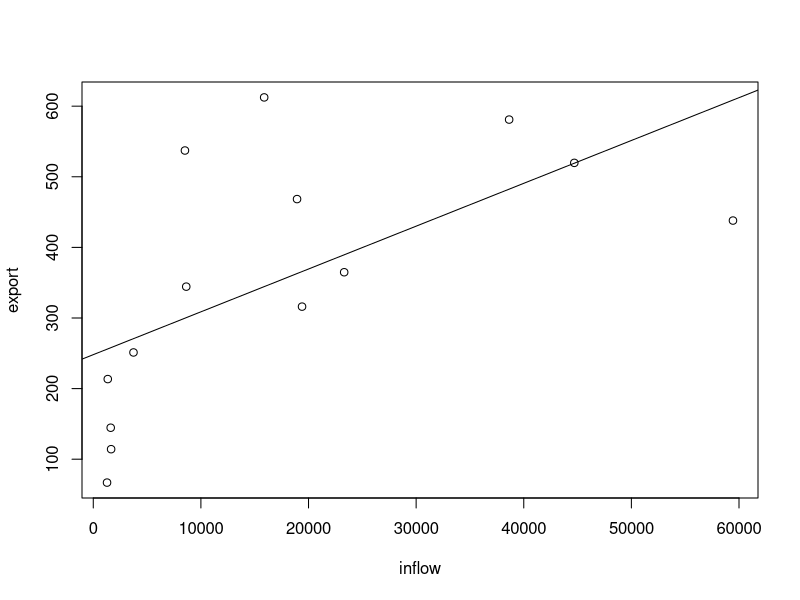

This chart was generated by the following R code:
data <- matrix(
  c(2001,2046,35916,9167.7,90.1,1278.7,15684.7,66.9,202.8,2002,1784,36168,9464.1,115.7,1657.3,14447.7,114.2,234,2003,1780,40430,10397,147,1618.5,17887.4,144.6,331.6,2004,1895,47784,11901.4,175.6,1346.9,24176.6,213.5,435.9,2005,1822,46424,0,210.3,3736.1,18786.6,251.2,592.6,2006,1882,59911,0,335.6,8638.8,18282.4,344.4,1027.2,2007,2167,62941,0,436.8,8517,19250.5,537.2,1351,2008,2721,72015.3,0,866.2,15879.4,30890.4,612.4,1736.5,2009,2679,64703,0,660.9,19398.5,34942.8,316.1,1226.1,2010,2611,60584,0,666.1,23313.3,46726.4,364.8,1520,2011,2586,56721,0,849.2,18934.1,60025.4,468.4,1833.2,2012,2601,58580,0,590.7,38641.6,45333.2,581,2332.4,2013,2767,59966,0,964.5,44696.6,61038.2,519.7,2394,2014,3022,59800,0,727.1,59439.2,64122.6,438,2209.2)
,nrow = 9, ncol = 14, byrow=F)
data

#testing correlation between inflow and export
cor.test(data[5,], data[8,])

#other indicators with export
res <- cor.test(data[2,], data[8,])
res$p.value
res$estimate
res <- cor.test(data[3,], data[8,])
res$p.value
res$estimate
res <- cor.test(data[4,], data[8,])
res$p.value
res$estimate
res <- cor.test(data[5,], data[8,])
res$p.value
res$estimate
res <- cor.test(data[6,], data[8,])
res$p.value
res$estimate
res <- cor.test(data[7,], data[8,])
res$p.value
res$estimate
res <- cor.test(data[9,], data[8,])
res$p.value
res$estimate

#anova difference in means
df <- data.frame(
  indicators = c(data[2,],data[3,],data[4,],data[5,],data[6,],data[7,],data[8,],data[9,])
  ,levels = gl(8, 14, 8*14)
)
summary(aov(indicators~levels, data = df))

#least squares line
export = data[8,]
inflow = data[6,]
least_sq_line <- lm (export~inflow) # inflow and import
least_sq_line

#graph 
plot(export~inflow,
     xlab = "inflow",
     ylab = "export")
abline(least_sq_line)

#testing the normality of residuals
inflow_predicted <- coefficients(least_sq_line)[1] + coefficients(least_sq_line)[2]*inflow
residuals = inflow - inflow_predicted
shapiro.test(residuals)

# Confidence interval for the export
predict(least_sq_line,data.frame(inflow=800),interval="confidence",level=0.96)

# Time series (*)
years <- 1:length(export)
least_sq_line2 <- lm(export~years)
inflow_pr<-coefficients(least_sq_line2)[1]+coefficients(least_sq_line2)[2]*(length(export)+1)
inflow_pr
# Confidence interval
predict(least_sq_line,data.frame(inflow=inflow_pr),interval="confidence",level=0.96)
